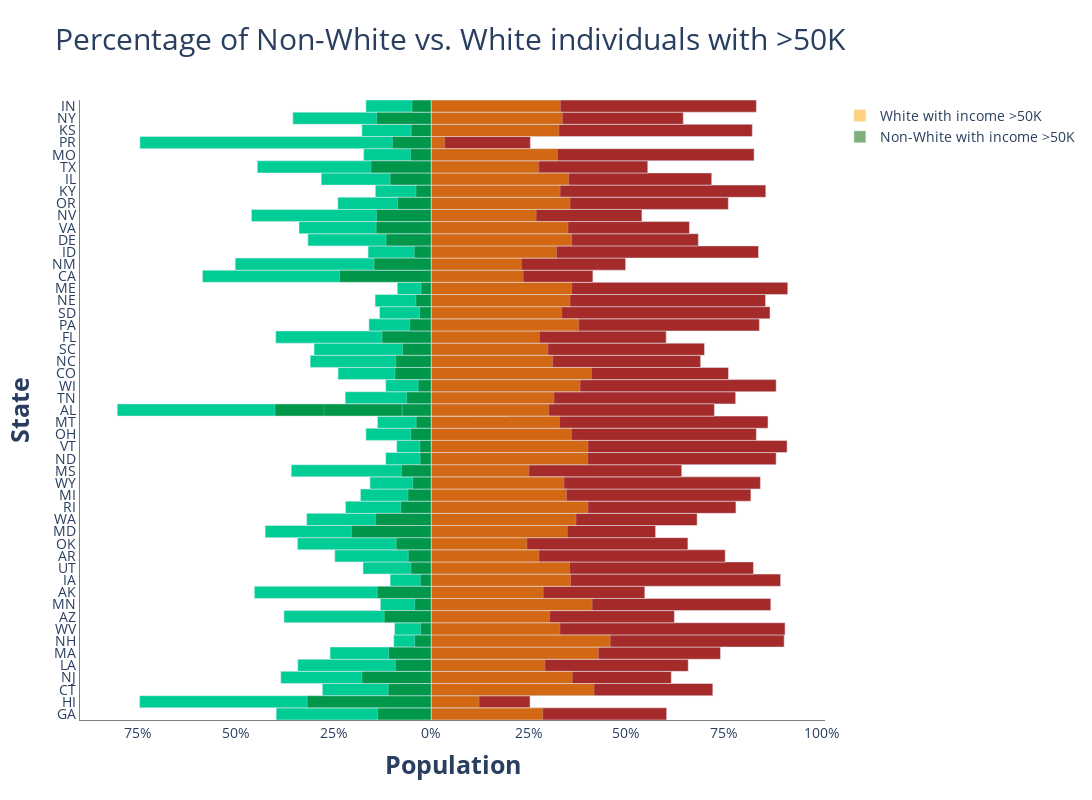

Notebook source saved alongside this figure:
### Code cell
state = df_per_state['State']
size = df_per_state['Size']
x_W = df_per_state['#Whites'] / size
x_NW = (df_per_state['#Non_whites'] * -1) / size
x_Pos_W = df_per_state['white_>50k'] / size
x_Pos_NW = (df_per_state['non_white_>50k']* -1) / size 


# Creating instance of the figure
fig = gp.Figure()
 
# Adding Male data to the figure
fig.add_trace(gp.Bar(y= state, x = x_W, 
                     name = 'White', 
                     showlegend=False,
                     orientation = 'h',marker=dict(color='brown')))

fig.add_trace(gp.Bar(y=state,
               x=x_Pos_W,
               orientation='h',
               hoverinfo='x',
               name = 'White with income >50K',      
               opacity=0.5,
               marker=dict(color='orange')
               ))
  
# Adding Female data to the figure
fig.add_trace(gp.Bar(y = state, x = x_NW,
                     name = 'Non-White', 
                     showlegend=False,
                     orientation = 'h'))

fig.add_trace(gp.Bar(y=state,
               x=x_Pos_NW,
               orientation='h',
               hoverinfo='x',
               name = 'Non-White with income >50K',      
               opacity=0.5,
               marker=dict(color='darkgreen')
               ))

# Updating the layout for our graph
fig.update_layout(title = 'Percentage of Non-White vs. White individuals with >50K',
                 title_font_size = 30, barmode = 'overlay',
                 bargap = 0.0, bargroupgap = 0,
                 xaxis = dict(tickvals = [-1, -0.75, -0.5, -0.25, 0, 0.25, 0.5, 0.75, 1],
                              ticktext = ['100%', '75%', '50%', '25%','0%','25%', '50%', '75%','100%'],
                              title = '<b>Population</b>',
                              title_font_size = 25),
                 yaxis =    dict(title = '<b>State</b>',tickvals = state.tolist(),
                              title_font_size = 25),
                autosize=False,
                width=1200,
                height=800,
                font=dict(size=14),       
                plot_bgcolor='rgba(0,0,0,0)'
                )

  
fig.update_xaxes(showline=True, linewidth=0, linecolor='gray')
fig.update_yaxes(showline=True, linewidth=0, linecolor='gray')
fig.show()

### Figure 1 — Plotly figure (JSON) as saved in the notebook; plotly's stock layout.template omitted (floating-point values rounded to 4 significant figures)
{"data": [{"marker": {"color": "brown"}, "name": "White", "orientation": "h", "showlegend": false, "type": "bar", "x": [0.6031, 0.2533, 0.7213, 0.6149, 0.6584, 0.7411, 0.9041, 0.9063, 0.6229, 0.8698, 0.5472, 0.8949, 0.8254, 0.7531, 0.6575, 0.5748, 0.6812, 0.7806, 0.8189, 0.8432, 0.6417, 0.8835, 0.9116, 0.8329, 0.8626, 0.1961, 0.7798, 0.8836, 0.7615, 0.6901, 0.7, 0.6019, 0.8406, 0.8678, 0.8564, 0.9132, 0.4143, 0.7254, 0.4981, 0.8383, 0.6842, 0.6615, 0.5397, 0.761, 0.857, 0.7185, 0.5547, 0.8271, 0.2541, 0.8225, 0.6457, 0.8329], "y": ["GA", "HI", "CT", "NJ", "LA", "MA", "NH", "WV", "AZ", "MN", "AK", "IA", "UT", "AR", "OK", "MD", "WA", "RI", "MI", "WY", "MS", "ND", "VT", "OH", "MT", "AL", "TN", "WI", "CO", "NC", "SC", "FL", "PA", "SD", "NE", "ME", "CA", "AL", "NM", "ID", "DE", "VA", "NV", "OR", "KY", "IL", "TX", "MO", "PR", "KS", "NY", "IN"]}, {"hoverinfo": "x", "marker": {"color": "orange"}, "name": "White with income >50K", "opacity": 0.5, "orientation": "h", "type": "bar", "x": [0.2858, 0.1227, 0.417, 0.3613, 0.2914, 0.4283, 0.4586, 0.3297, 0.3034, 0.4122, 0.2868, 0.357, 0.3544, 0.276, 0.2451, 0.3486, 0.3709, 0.4016, 0.3464, 0.3401, 0.2503, 0.4011, 0.4015, 0.359, 0.3289, 0.102, 0.3142, 0.3813, 0.4103, 0.3111, 0.2991, 0.2774, 0.3778, 0.3344, 0.3556, 0.3602, 0.2356, 0.3012, 0.231, 0.321, 0.36, 0.3503, 0.2689, 0.3556, 0.3302, 0.3524, 0.2756, 0.3233, 0.03471, 0.3272, 0.3361, 0.3309], "y": ["GA", "HI", "CT", "NJ", "LA", "MA", "NH", "WV", "AZ", "MN", "AK", "IA", "UT", "AR", "OK", "MD", "WA", "RI", "MI", "WY", "MS", "ND", "VT", "OH", "MT", "AL", "TN", "WI", "CO", "NC", "SC", "FL", "PA", "SD", "NE", "ME", "CA", "AL", "NM", "ID", "DE", "VA", "NV", "OR", "KY", "IL", "TX", "MO", "PR", "KS", "NY", "IN"]}, {"name": "Non-White", "orientation": "h", "showlegend": false, "type": "bar", "x": [-0.3969, -0.7467, -0.2787, -0.3851, -0.3416, -0.2589, -0.09592, -0.09372, -0.3771, -0.1302, -0.4528, -0.1051, -0.1746, -0.2469, -0.3425, -0.4252, -0.3188, -0.2194, -0.1811, -0.1568, -0.3583, -0.1165, -0.08844, -0.1671, -0.1374, -0.8039, -0.2202, -0.1164, -0.2385, -0.3099, -0.3, -0.3981, -0.1594, -0.1322, -0.1436, -0.08677, -0.5857, -0.2746, -0.5019, -0.1617, -0.3158, -0.3385, -0.4603, -0.239, -0.143, -0.2815, -0.4453, -0.1729, -0.7459, -0.1775, -0.3543, -0.1671], "y": ["GA", "HI", "CT", "NJ", "LA", "MA", "NH", "WV", "AZ", "MN", "AK", "IA", "UT", "AR", "OK", "MD", "WA", "RI", "MI", "WY", "MS", "ND", "VT", "OH", "MT", "AL", "TN", "WI", "CO", "NC", "SC", "FL", "PA", "SD", "NE", "ME", "CA", "AL", "NM", "ID", "DE", "VA", "NV", "OR", "KY", "IL", "TX", "MO", "PR", "KS", "NY", "IN"]}, {"hoverinfo": "x", "marker": {"color": "darkgreen"}, "name": "Non-White with income >50K", "opacity": 0.5, "orientation": "h", "type": "bar", "x": [-0.1372, -0.3176, -0.11, -0.1776, -0.09173, -0.1092, -0.04244, -0.02706, -0.1203, -0.04214, -0.1381, -0.02785, -0.05201, -0.0588, -0.08969, -0.2044, -0.1429, -0.07778, -0.05955, -0.04722, -0.07619, -0.02846, -0.02896, -0.05223, -0.03847, -0.4, -0.0628, -0.03356, -0.09269, -0.09085, -0.07355, -0.1259, -0.05551, -0.02983, -0.03933, -0.02581, -0.2347, -0.07413, -0.1463, -0.0434, -0.1159, -0.141, -0.1404, -0.08626, -0.03902, -0.1053, -0.1545, -0.05317, -0.09949, -0.05136, -0.1399, -0.0493], "y": ["GA", "HI", "CT", "NJ", "LA", "MA", "NH", "WV", "AZ", "MN", "AK", "IA", "UT", "AR", "OK", "MD", "WA", "RI", "MI", "WY", "MS", "ND", "VT", "OH", "MT", "AL", "TN", "WI", "CO", "NC", "SC", "FL", "PA", "SD", "NE", "ME", "CA", "AL", "NM", "ID", "DE", "VA", "NV", "OR", "KY", "IL", "TX", "MO", "PR", "KS", "NY", "IN"]}], "layout": {"autosize": false, "bargap": 0, "bargroupgap": 0, "barmode": "overlay", "font": {"size": 14}, "height": 800, "plot_bgcolor": "rgba(0,0,0,0)", "title": {"font": {"size": 30}, "text": "Percentage of Non-White vs. White individuals with >50K"}, "width": 1200, "xaxis": {"linecolor": "gray", "linewidth": 0, "showline": true, "ticktext": ["100%", "75%", "50%", "25%", "0%", "25%", "50%", "75%", "100%"], "tickvals": [-1, -0.75, -0.5, -0.25, 0, 0.25, 0.5, 0.75, 1], "title": {"font": {"size": 25}, "text": "<b>Population</b>"}}, "yaxis": {"linecolor": "gray", "linewidth": 0, "showline": true, "tickvals": ["GA", "HI", "CT", "NJ", "LA", "MA", "NH", "WV", "AZ", "MN", "AK", "IA", "UT", "AR", "OK", "MD", "WA", "RI", "MI", "WY", "MS", "ND", "VT", "OH", "MT", "AL", "TN", "WI", "CO", "NC", "SC", "FL", "PA", "SD", "NE", "ME", "CA", "AL", "NM", "ID", "DE", "VA", "NV", "OR", "KY", "IL", "TX", "MO", "PR", "KS", "NY", "IN"], "title": {"font": {"size": 25}, "text": "<b>State</b>"}}}}
